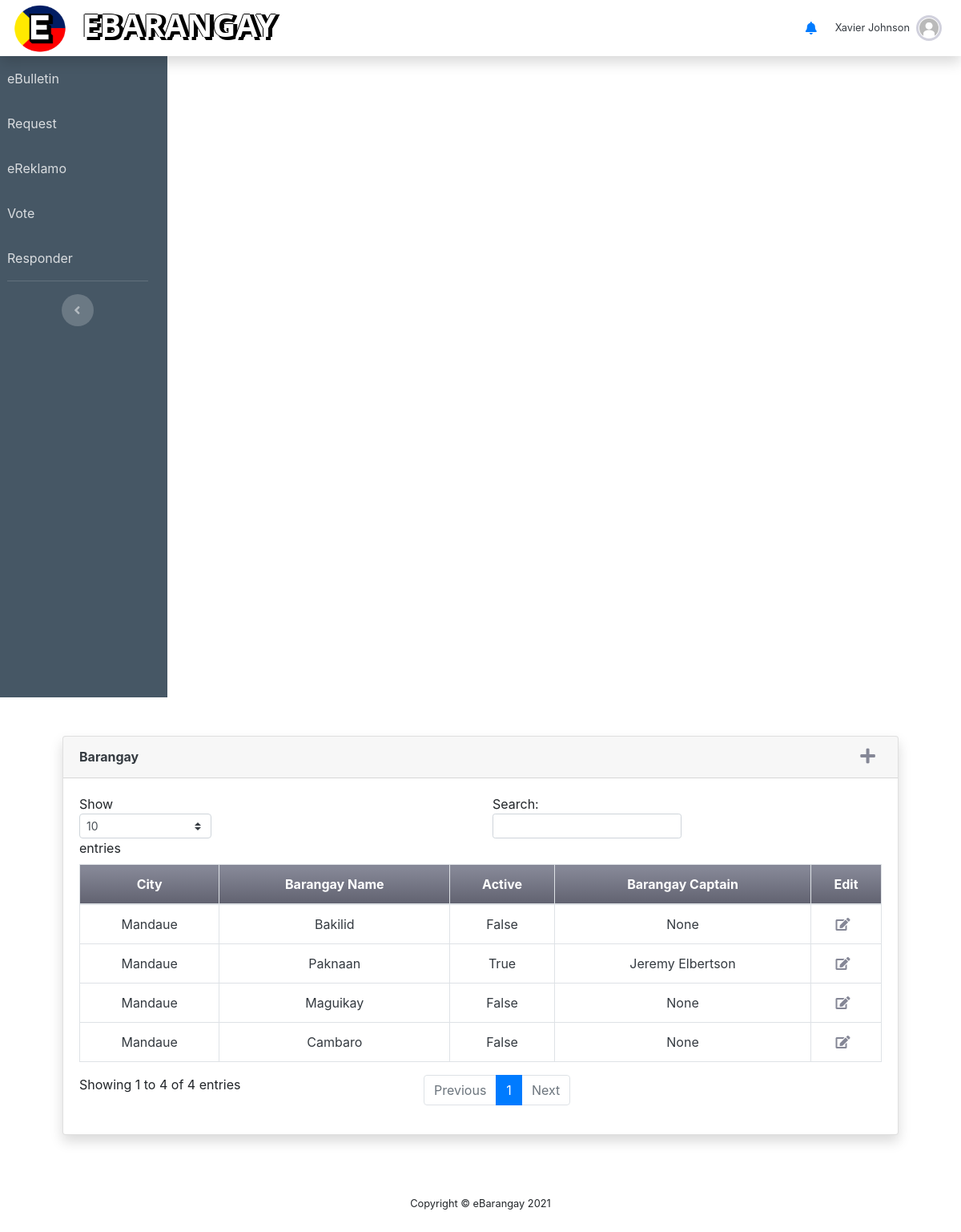
The app's page /barangay.php (signed in) with its own data.
### tables this page shows
CREATE TABLE `barangay` (
  `BarangayID` int(11) NOT NULL,
  `BarangayName` varchar(50) NOT NULL,
  `City` varchar(20) NOT NULL,
  `Active` varchar(20) NOT NULL DEFAULT 'True',
  `brgyCaptain` int(11) DEFAULT NULL,
  `Province` varchar(20) NOT NULL DEFAULT 'Cebu',
  `barangay_pic` varchar(255) NOT NULL DEFAULT 'brgy_default.png',
  `brgyTelephone` varchar(100) DEFAULT NULL,
  `brgyEmail` varchar(100) DEFAULT NULL,
  `brgyCell` varchar(100) DEFAULT NULL
);

### barangay.php (the view, shortened to what this page needs)
<?php include_once "header.php" ?>
<div class="container p-4">
<div class="card shadow mb-4 m-4">
    <div class="card-header py-3 d-flex justify-content-between">
            <h6 class="m-0 font-weight-bold text-dark">Barangay</h6>
            <a class="fas fa-plus fa-lg mr-2 text-gray-600 add_barangay" href="javascript:void(0)"></a>
    </div>
    <div class="card-body" style="font-size: 100%">
        <div class="table-responsive">
            <table class="table table-bordered text-center text-dark"
                id="dataTable" width="100%" cellspacing="0" cellpadding="0">
                <thead >
                    <tr class="bg-gradient-secondary text-white">
                        <th scope="col">City</th>
                        <th scope="col">Barangay Name</th>
                        <th scope="col">Active</th>
                        <th>Barangay Captain</th>
                        <th scope="col">Edit</th>
                    </tr>
                </thead>
                <tbody>
                    <?php
                        $barangay = $conn->query("SELECT *, concat(users.Firstname, ' ', users.Lastname) as name FROM barangay LEFT JOIN users ON barangay.brgyCaptain = users.UsersID;");
                        while($row=$barangay->fetch_assoc()):
                    ?>
                    <tr>
                        <td><?php echo $row["City"] ?></td>
                        <td><?php echo $row["BarangayName"] ?></td>
                        <td><?php echo $row["Active"] ?></td>
                        <td><?php if($row["name"] != NULL){echo $row["name"];}else{echo "None";}?></td>
                        <td>
                            <a class="fas fa-edit fa-md mr-2 text-gray-600 edit_barangay" data-id="<?php echo $row['BarangayID'] ?>" href="javascript:void(0)"></a>
                        </td>
                    </tr>
                    <?php endwhile; ?>
                </tbody>
            </table>
        </div>
    </div>
</div>
</div>
</div>
</div>
<?php include_once "footer.php" ?>

### records on screen
barangay: City "Mandaue", BarangayName "Bakilid", Active "False", shows "None"
barangay: City "Mandaue", BarangayName "Paknaan", Active "True", name "Jeremy Elbertson"
barangay: City "Mandaue", BarangayName "Maguikay", Active "False", shows "None"
barangay: City "Mandaue", BarangayName "Cambaro", Active "False", shows "None"

### other values on screen
$name "Xavier Johnson"
